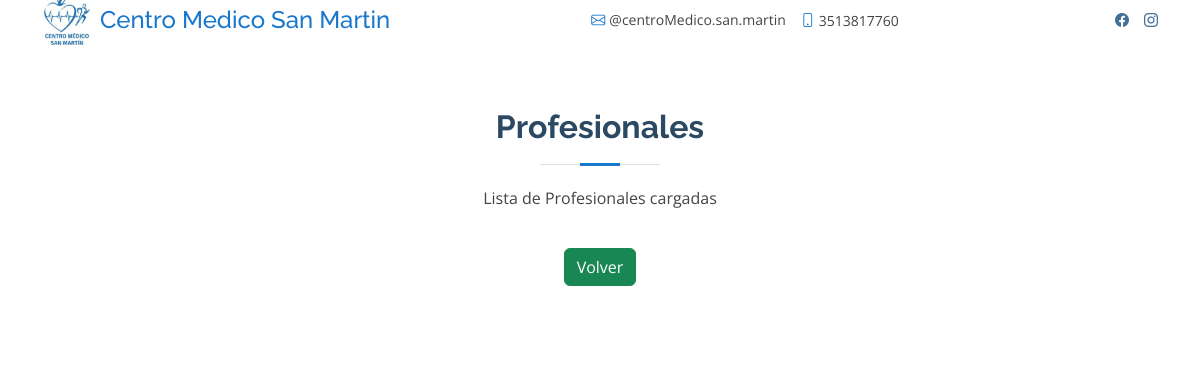
Before: /medicos/medicos/ with the older database file.
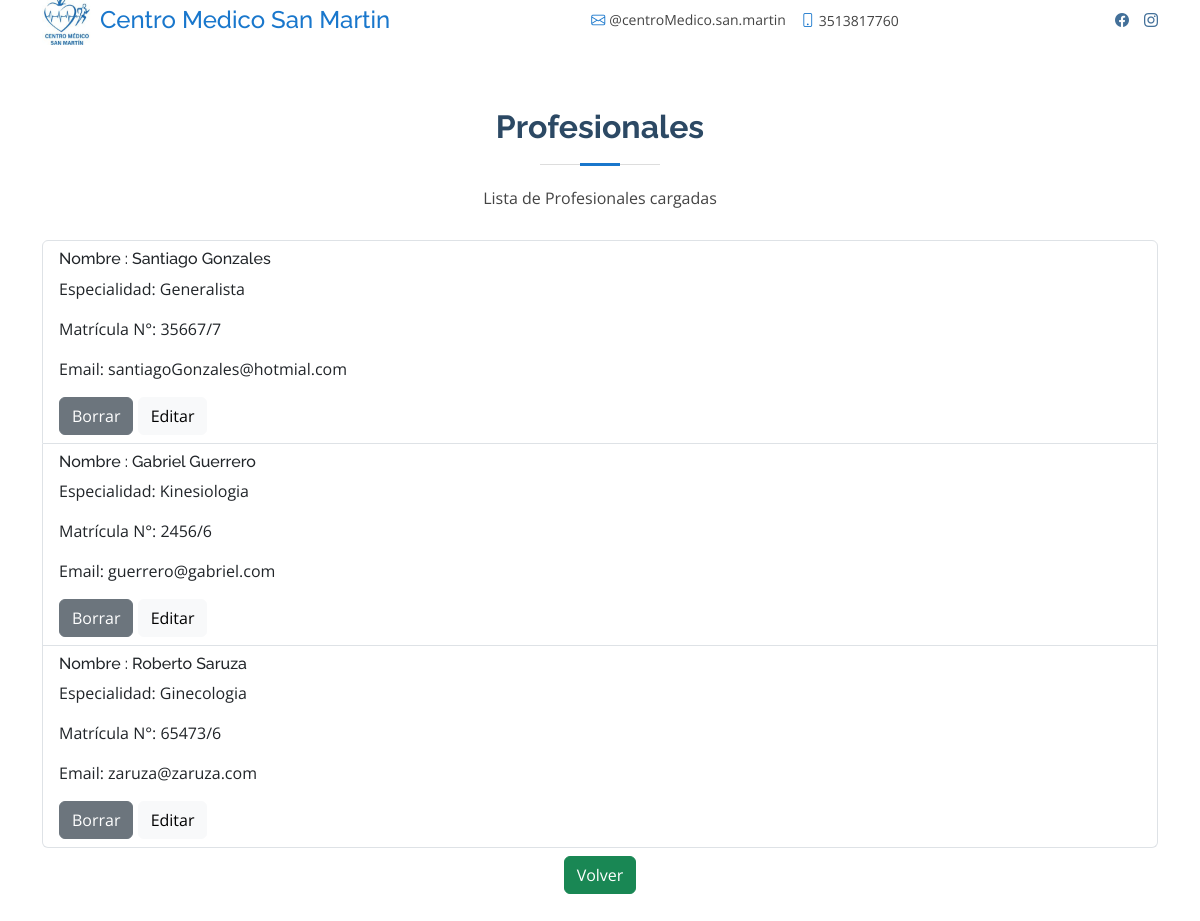
After: the same page with the newer database file.
### medicos/models.py (models this page shows, shortened)
class Medico(models.Model):
    nombre = models.CharField(max_length=50)
    apellido = models.CharField(max_length=50)
    matricula = models.CharField(max_length=50)
    email = models.EmailField()
    telefono = models.CharField(max_length=50)
    img=models.ImageField(upload_to='doctor' ,null=True, blank=True)
    especialidad = models.ManyToManyField(Especialidades)

### especialidades/models.py (models this page shows, shortened)
class Especialidades(models.Model):
    nombre = models.CharField(max_length=50)
    descripcion =models.TextField()
    img = models.ImageField(upload_to='especialidad', null=True, blank=True)

### medicos/views.py (the view)
# urls.py: path('medicos/',MedicoListView.as_view(), name='list'),
class MedicoListView(ListView):
    model = Medico
    template_name = 'medicos/medicos.html'
    context_object_name = 'medicos'

### medicos/templates/medicos/medicos.html (shortened to what this page needs)
{% extends 'core/base.html' %}
{% block content %}
<section id="doctors" class="doctors">
  <div class="container">
    <div class="section-title">
      <h2>Profesionales</h2>
      <p>Lista de Profesionales cargadas</p>
    </div>
    <ul class="list-group">
      {% for medico in medicos %}
        <li class="list-group-item border-bottom text-sm">
          <div class="d-flex align-items-start justify-content-between">
            <div class="member-info">
              <h6>Nombre : {{ medico.nombre }} {{ medico.apellido }}</h6>
              <p>Especialidad:
                {% if medico.especialidad.all %}
                  {% for especialidad in medico.especialidad.all %}
                    {{ especialidad.nombre }}{% if not forloop.last %} / {% endif %}
                  {% endfor %}
                {% else %}
                  Sin Especialidad
                {% endif %}
              </p>
              <p>Matrícula N°: {{ medico.matricula }}</p>
              <p>Email: {{ medico.email }}</p>
              <div class="mt-3 ms-auto">
                <a href="{% url "medicos:delete" pk=medico.pk %}" class="btn btn-secondary">Borrar</a>
                <a href="{% url "medicos:update" pk=medico.pk %}" class="btn btn-light">Editar</a>
              </div>
            </div>
          </div>
        </li>
      {% endfor %}
    </ul>
  </div>
  <div class="d-flex justify-content-center align-items-center mt-2">
    <a href="{% url 'core:IndexAdmin' %}" class="btn btn-success">Volver</a>
</div>
</section>
{% endblock %}

### core/templates/core/base.html (shortened to what this page needs)
<!DOCTYPE html>
<html lang="en">
<head>
  {% load static %}
  <link href="https://cdn.jsdelivr.net/npm/bootstrap@5.3.0/dist/css/bootstrap.min.css" rel="stylesheet">
  <link href="{% static 'core/vendor/fontawesome-free/css/all.min.css' %}" rel="stylesheet">
  <link href="{% static 'core/vendor/animate.css/animate.min.css' %}" rel="stylesheet">
  <link href="{% static 'core/vendor/bootstrap/css/bootstrap.min.css' %}" rel="stylesheet">
  <link href="{% static 'core/vendor/bootstrap-icons/bootstrap-icons.css' %}" rel="stylesheet">
  <link href="{% static 'core/vendor/boxicons/css/boxicons.min.css' %}" rel="stylesheet">
  <link href="{% static 'core/vendor/glightbox/css/glightbox.min.css' %}" rel="stylesheet">
  <link href="{% static 'core/vendor/remixicon/remixicon.css' %}" rel="stylesheet">
  <link href="{% static 'core/vendor/swiper/swiper-bundle.min.css' %}" rel="stylesheet">
  <link href="{% static 'core/css/style.css' %}" rel="stylesheet">
</head>
<body>
  <div id="topbar" class="d-flex align-items-center fixed-top">
    <div class="container d-flex justify-content-between">
      <a href="#" class="d-flex align-items-center text-decoration-none">
        <img src="{% static 'core/img/logo.jpg' %}" alt="" class="img-fluid me-2" style="max-width: 50px;">
        <h1 class="h4 mb-0">Centro Medico San Martin</h1>
      </a>
      <div class="contact-info d-flex align-items-center">
        <i class="bi bi-envelope"></i> <a href="mailto:contact@example.com">@centroMedico.san.martin</a>
        <i class="bi bi-phone"></i> 3513817760
      </div>
      <div class="d-none d-lg-flex social-links align-items-center">
        <a href="https://www.facebook.com/Centro.medic.San.Martin?locale=es_LA%20class%3D" class="facebook"><i class="bi bi-facebook"></i></a>
        <a href="https://www.instagram.com/centromedico.san.martin/" class="instagram"><i class="bi bi-instagram"></i></a>
      </div>
    </div>
  </div>
  <br>
<br>
 {% block content %} {% endblock %}
</body>
</html>

### core/static/core/css/style.css (style rules this page uses)
body { font-family: "Open Sans", sans-serif; color: #444444; }
a { color: #1977cc; text-decoration: none; }
h1, h2, h3, h4, h5, h6 { font-family: "Raleway", sans-serif; }
#topbar { background: #fff; height: 40px; font-size: 14px; transition: all 0.5s; z-index: 996; }
#topbar .contact-info a { line-height: 1; color: #444444; transition: 0.3s; }
#topbar .contact-info i { color: #1977cc; padding-right: 4px; margin-left: 15px; line-height: 0; }
#topbar .contact-info i:first-child { margin-left: 0; }
#topbar .social-links a { color: #437099; padding-left: 15px; display: inline-block; line-height: 1px; transition: 0.3s; }
#topbar .social-links a:first-child { border-left: 0; }
section { padding: 60px 0; overflow: hidden; }
.section-title { text-align: center; padding-bottom: 30px; }
.section-title h2 { font-size: 32px; font-weight: bold; margin-bottom: 20px; padding-bottom: 20px; position: relative; color: #2c4964; }
.section-title h2::before { content: ""; position: absolute; display: block; width: 120px; height: 1px; background: #ddd; bottom: 1px; left: calc(50% - 60px); }
.section-title h2::after { content: ""; position: absolute; display: block; width: 40px; height: 3px; background: #1977cc; bottom: 0; left: calc(50% - 20px); }
.section-title p { margin-bottom: 0; }
.doctors { background: #fff; }

Changed rows visible on the page:
added Medico: nombre "Santiago", apellido "Gonzales", matricula "35667/7", email "santiagoGonzales@hotmial.com"
added Especialidades: nombre "Generalista", shown under "Santiago"
added Medico: nombre "Gabriel", apellido "Guerrero", matricula "2456/6", email "guerrero@gabriel.com"
added Especialidades: nombre "Kinesiologia", shown under "Gabriel"
added Medico: nombre "Roberto", apellido "Saruza", matricula "65473/6", email "zaruza@zaruza.com"
added Especialidades: nombre "Ginecologia", shown under "Roberto"
